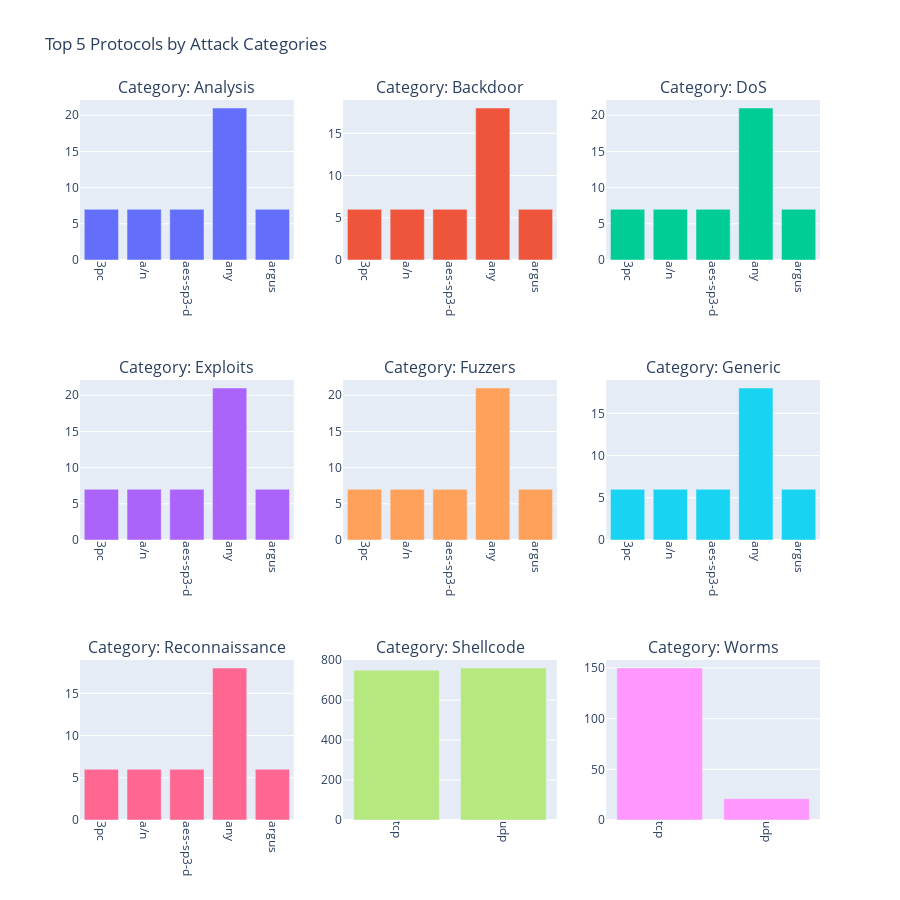

This figure's notebook cell:
### Code cell
fig = make_subplots(rows=3,
                    cols=3,
                    subplot_titles=('Category: Analysis',
                                    'Category: Backdoor',
                                    'Category: DoS',
                                    'Category: Exploits',
                                    'Category: Fuzzers',
                                    'Category: Generic',
                                    'Category: Reconnaissance',
                                    'Category: Shellcode',
                                    'Category: Worms'
                                    )
                    )


categories = [
    'Analysis',
    'Backdoor',
    'DoS',
    'Exploits',
    'Fuzzers',
    'Generic',
    'Reconnaissance',
    'Shellcode',
    'Worms'
]


positions = [
    (1, 1),
    (1, 2),
    (1, 3),
    (2, 1),
    (2, 2),
    (2, 3),
    (3, 1),
    (3, 2),
    (3, 3)
]

# Create a bar plot for each one (top 5 protocols)
for i, category in enumerate(categories):
    # Filtering the dataframe for each attack category and taking the top 5 protocols
    df_filtered = df_attacks_cat_proto[df_attacks_cat_proto['attack_cat'] == category][:5]

    fig.add_trace(go.Bar(
        x=df_filtered['proto'],
        y=df_filtered['Count'],
        name=category,
        marker_color=px.colors.qualitative.Plotly[i]
    ),
        row=positions[i][0],
        col=positions[i][1]
    )


fig.update_layout(height=900,
                  width=900,
                  title_text="Top 5 Services by Attack Categories",
                  showlegend=False
                  )


fig.update_xaxes(tickangle=90)


fig.show()

### Figure 1 — Plotly figure (JSON) as saved in the notebook; plotly's stock layout.template omitted (floating-point values rounded to 4 significant figures)
{"data": [{"marker": {"color": "#636EFA"}, "name": "Analysis", "type": "bar", "x": ["3pc", "a/n", "aes-sp3-d", "any", "argus"], "xaxis": "x", "y": [7, 7, 7, 21, 7], "yaxis": "y"}, {"marker": {"color": "#EF553B"}, "name": "Backdoor", "type": "bar", "x": ["3pc", "a/n", "aes-sp3-d", "any", "argus"], "xaxis": "x2", "y": [6, 6, 6, 18, 6], "yaxis": "y2"}, {"marker": {"color": "#00CC96"}, "name": "DoS", "type": "bar", "x": ["3pc", "a/n", "aes-sp3-d", "any", "argus"], "xaxis": "x3", "y": [7, 7, 7, 21, 7], "yaxis": "y3"}, {"marker": {"color": "#AB63FA"}, "name": "Exploits", "type": "bar", "x": ["3pc", "a/n", "aes-sp3-d", "any", "argus"], "xaxis": "x4", "y": [7, 7, 7, 21, 7], "yaxis": "y4"}, {"marker": {"color": "#FFA15A"}, "name": "Fuzzers", "type": "bar", "x": ["3pc", "a/n", "aes-sp3-d", "any", "argus"], "xaxis": "x5", "y": [7, 7, 7, 21, 7], "yaxis": "y5"}, {"marker": {"color": "#19D3F3"}, "name": "Generic", "type": "bar", "x": ["3pc", "a/n", "aes-sp3-d", "any", "argus"], "xaxis": "x6", "y": [6, 6, 6, 18, 6], "yaxis": "y6"}, {"marker": {"color": "#FF6692"}, "name": "Reconnaissance", "type": "bar", "x": ["3pc", "a/n", "aes-sp3-d", "any", "argus"], "xaxis": "x7", "y": [6, 6, 6, 18, 6], "yaxis": "y7"}, {"marker": {"color": "#B6E880"}, "name": "Shellcode", "type": "bar", "x": ["tcp", "udp"], "xaxis": "x8", "y": [750, 761], "yaxis": "y8"}, {"marker": {"color": "#FF97FF"}, "name": "Worms", "type": "bar", "x": ["tcp", "udp"], "xaxis": "x9", "y": [150, 21], "yaxis": "y9"}], "layout": {"annotations": [{"font": {"size": 16}, "showarrow": false, "text": "Category: Analysis", "x": 0.1444, "xanchor": "center", "xref": "paper", "y": 1, "yanchor": "bottom", "yref": "paper"}, {"font": {"size": 16}, "showarrow": false, "text": "Category: Backdoor", "x": 0.5, "xanchor": "center", "xref": "paper", "y": 1, "yanchor": "bottom", "yref": "paper"}, {"font": {"size": 16}, "showarrow": false, "text": "Category: DoS", "x": 0.8556, "xanchor": "center", "xref": "paper", "y": 1, "yanchor": "bottom", "yref": "paper"}, {"font": {"size": 16}, "showarrow": false, "text": "Category: Exploits", "x": 0.1444, "xanchor": "center", "xref": "paper", "y": 0.6111, "yanchor": "bottom", "yref": "paper"}, {"font": {"size": 16}, "showarrow": false, "text": "Category: Fuzzers", "x": 0.5, "xanchor": "center", "xref": "paper", "y": 0.6111, "yanchor": "bottom", "yref": "paper"}, {"font": {"size": 16}, "showarrow": false, "text": "Category: Generic", "x": 0.8556, "xanchor": "center", "xref": "paper", "y": 0.6111, "yanchor": "bottom", "yref": "paper"}, {"font": {"size": 16}, "showarrow": false, "text": "Category: Reconnaissance", "x": 0.1444, "xanchor": "center", "xref": "paper", "y": 0.2222, "yanchor": "bottom", "yref": "paper"}, {"font": {"size": 16}, "showarrow": false, "text": "Category: Shellcode", "x": 0.5, "xanchor": "center", "xref": "paper", "y": 0.2222, "yanchor": "bottom", "yref": "paper"}, {"font": {"size": 16}, "showarrow": false, "text": "Category: Worms", "x": 0.8556, "xanchor": "center", "xref": "paper", "y": 0.2222, "yanchor": "bottom", "yref": "paper"}], "height": 900, "showlegend": false, "title": {"text": "Top 5 Protocols by Attack Categories"}, "width": 900, "xaxis": {"anchor": "y", "domain": [0, 0.2889], "tickangle": 90}, "xaxis2": {"anchor": "y2", "domain": [0.3556, 0.6444], "tickangle": 90}, "xaxis3": {"anchor": "y3", "domain": [0.7111, 1], "tickangle": 90}, "xaxis4": {"anchor": "y4", "domain": [0, 0.2889], "tickangle": 90}, "xaxis5": {"anchor": "y5", "domain": [0.3556, 0.6444], "tickangle": 90}, "xaxis6": {"anchor": "y6", "domain": [0.7111, 1], "tickangle": 90}, "xaxis7": {"anchor": "y7", "domain": [0, 0.2889], "tickangle": 90}, "xaxis8": {"anchor": "y8", "domain": [0.3556, 0.6444], "tickangle": 90}, "xaxis9": {"anchor": "y9", "domain": [0.7111, 1], "tickangle": 90}, "yaxis": {"anchor": "x", "domain": [0.7778, 1]}, "yaxis2": {"anchor": "x2", "domain": [0.7778, 1]}, "yaxis3": {"anchor": "x3", "domain": [0.7778, 1]}, "yaxis4": {"anchor": "x4", "domain": [0.3889, 0.6111]}, "yaxis5": {"anchor": "x5", "domain": [0.3889, 0.6111]}, "yaxis6": {"anchor": "x6", "domain": [0.3889, 0.6111]}, "yaxis7": {"anchor": "x7", "domain": [0, 0.2222]}, "yaxis8": {"anchor": "x8", "domain": [0, 0.2222]}, "yaxis9": {"anchor": "x9", "domain": [0, 0.2222]}}}
